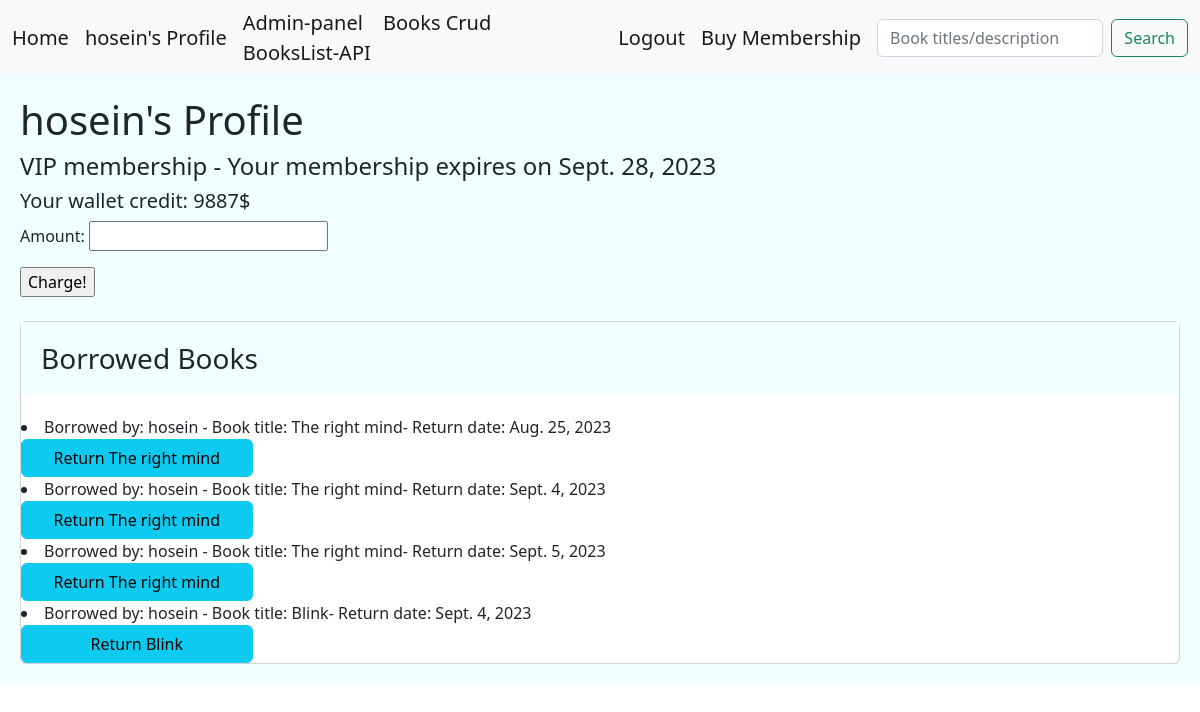
The page /users/12/ (signed in) on the database as committed earlier.
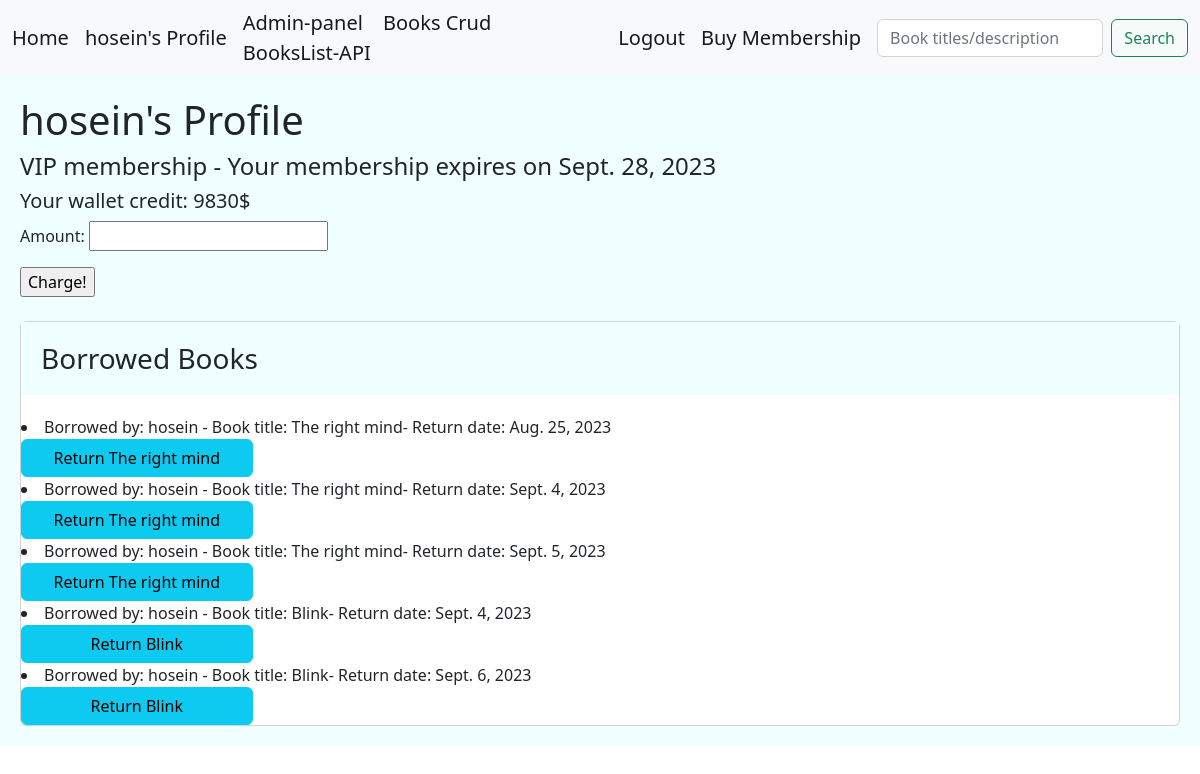
The same page on the database as committed later.
### account/models.py (models this page shows, shortened)
class CustomUser(AbstractBaseUser):
    MEMBERSHIP_NORMAL = 'N'
    MEMBERSHIP_VIP = 'V'
    MEMBERSHIP_CHOICES = [
        (MEMBERSHIP_NORMAL,'Normal'),
        (MEMBERSHIP_VIP,'VIP'),
    ]
    full_name = models.CharField(max_length=100,unique=True,null=True)
    email = models.EmailField(unique=True)
    expiration_date = models.DateField(null=True)
    membership = models.CharField(max_length=1, choices= MEMBERSHIP_CHOICES, default= MEMBERSHIP_NORMAL)
    phone = models.CharField(max_length=11, unique=True, null=True)
    is_active = models.BooleanField(default=True)
    is_admin = models.BooleanField(default=False)
    wallet = models.PositiveIntegerField(default=0)
    objects = UserManager()
    USERNAME_FIELD = 'phone'
    REQUIRED_FIELDS = ['email','password','full_name',]
    def __str__(self):
        return self.email

### library/models.py (models this page shows, shortened)
class BorrowedBook(models.Model):
    user = models.ForeignKey(User, on_delete=models.CASCADE)
    book = models.ForeignKey(Books, on_delete=models.CASCADE)
    borrow_date = models.DateField()
    return_date = models.DateField(null=True, blank=True)
    date_check = models.BooleanField(default=False) #say how many days left

class Books(models.Model):
    title = models.CharField(max_length=100)
    description = models.TextField(null=True)
    price = models.DecimalField(max_digits=6 , decimal_places=2, default=0.00)
    shabak = models.CharField(max_length=150,null=True)
    copies_available = models.PositiveIntegerField(default=4)
    genre = models.ForeignKey('Genre', on_delete=models.SET_NULL, null=True)
    author = models.ForeignKey('Author', on_delete=models.SET_NULL, null=True)
    def __str__(self):
        return self.title

### library/views.py (the view, shortened to what this page needs)
# urls.py: path('users/<int:user_id>/',views.UserProfile.as_view(), name='user'),
class UserProfile(LoginRequiredMixin,View):
    template_class = 'library/user_profile.html'
    form_template = WalletChargeForm
    def dispatch(self, request,user_id):
        if user_id != request.user.id:
            messages.error(request, 'No cheating!', 'danger')
            return redirect('library:home')
        return super().dispatch(request, user_id)
    def get(self,request, user_id):
        user = User.objects.get(id=user_id)
        borrowed_books = BorrowedBook.objects.filter(user=user.id)
        form = self.form_template
        return render(request,self.template_class,{'borrowed_books': borrowed_books,'user':user,'form':form})

### library/templates/library/user_profile.html (shortened to what this page needs)
<!DOCTYPE html>
<html lang="en">
<head>
    <link href="https://cdn.jsdelivr.net/npm/bootstrap@5.2.0-beta1/dist/css/bootstrap.min.css" rel="stylesheet">
</head>
<body>
{% include 'include/navbar.html' %}
<div class="jumbotron">
    {% block content %} <H1> {{ user.full_name }}'s Profile</H1>
    {% if user.membership == 'V'%} <H4> VIP membership - Your membership expires on {{user.expiration_date}} </H4> {% else %} <H4> NORMAL membership </H4> {% endif%}
    <H5>  Your wallet credit: {{user.wallet}}$ </H5>
    <form action=" " method="post">
        {{ form.as_p }}
        <input type="submit" value="Charge!">
    </form>
    <br/>
    <div class="card">
        <h3 class="card-title jumbotron">Borrowed Books</h3>
    {% for i in borrowed_books %}
    <li> Borrowed by: {{i.user.full_name}} - Book title: {{i.book}}- Return date: {{i.return_date}}</li>
    <a class="btn btn-info" style="width: 20%;" href="{% url 'library:return' i.id  %}" >Return {{i.book}}</a>
    {% endfor %}
    {% endblock %}
</div>
</body>
</html>

### templates/include/navbar.html (shortened to what this page needs)
<nav class="navbar navbar-expand-lg bg-light">
    <div class="container-fluid">
      <a class="navbar-brand" href=" {% url 'library:home' %} ">Home</a>
      {% if request.user.is_authenticated %}
        <a class="navbar-brand" aria-current="page" href="{% url 'library:user' request.user.id %}">{{request.user.full_name}}'s Profile</a>
      {% endif %}
      <div class="collapse navbar-collapse" id="navbarSupportedContent">
        <ul class="navbar-nav me-auto mb-2 mb-lg-0">
          <li class="nav-item">
            <a class="navbar-brand" aria-current="page" href="http://127.0.0.1:8000/admin">Admin-panel</a>
            <a class="navbar-brand" aria-current="page" href="{% url 'library:bcrud' 0 %}">Books Crud</a>
            <a class="navbar-brand" aria-current="page" href="{% url 'library:bookapi' %}">BooksList-API</a>
          </li>
        </ul>
      {% if request.user.is_authenticated %}
        <a class="navbar-brand" href=" {% url 'account:User_Logout' %} ">Logout</a>
      {% endif %}
      <a class="navbar-brand" href=" {% url 'library:sub' %} ">Buy Membership</a>
      <form class="d-flex" role="search" method="GET" action="{% url 'library:search' %}">
        <input class="form-control me-2" type="search" placeholder="Book titles/description" aria-label="Search" name="search_input">
        <button class="btn btn-outline-success" type="submit">Search</button>
      </form>
      </div>
    </div>
  </nav>

### library/templates/library/user_profile.html (style rules this page uses)
.jumbotron { padding: 20px; margin-bottom: 20px; background-color: azure; }

Rows that differ between the two databases and show on the page:
changed CustomUser "hosein": wallet "9887" → "9830"
added BorrowedBook: user.full_name "hosein", book "Blink", return_date "Sept. 6, 2023"
